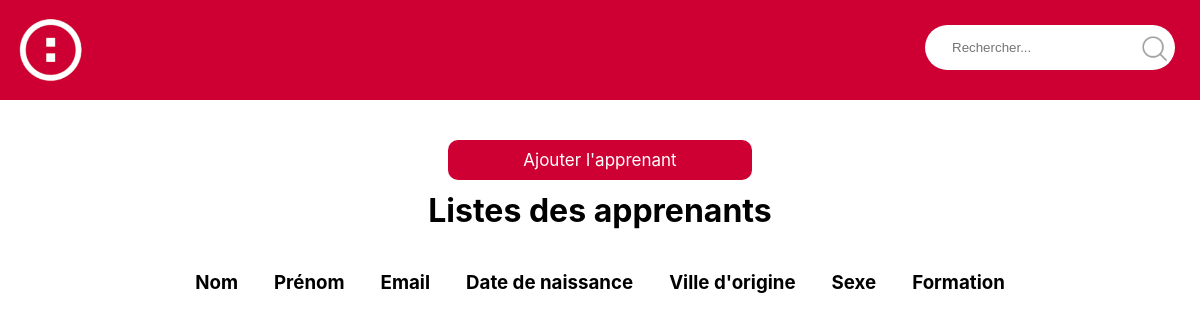
The page /liste.php on the database as committed earlier.
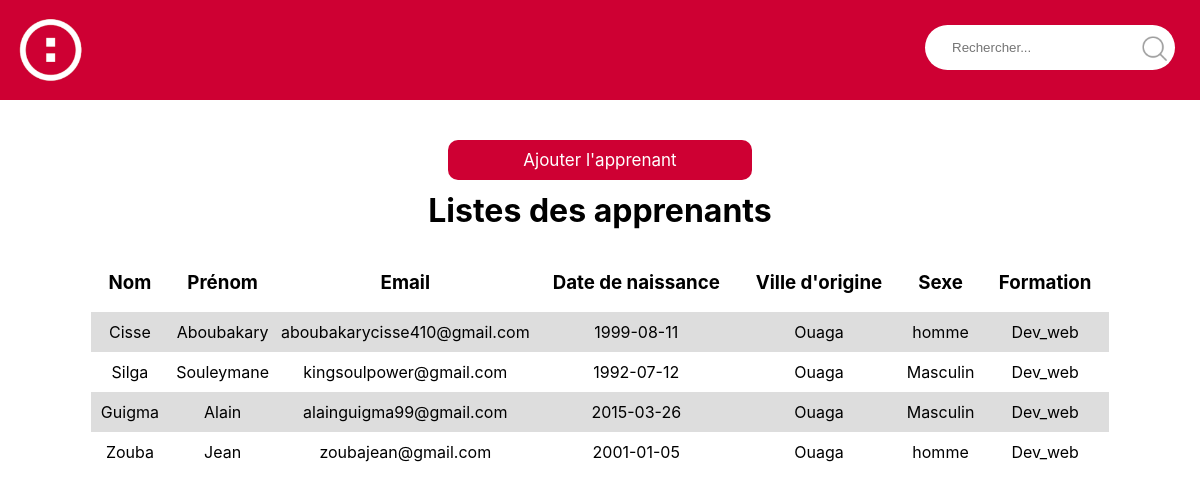
The same page on the database as committed later.
### tables this page shows
CREATE TABLE `apprenants` (
  `ID` int(11) NOT NULL,
  `Email` varchar(255) NOT NULL,
  `Nom` varchar(50) NOT NULL,
  `Prenom` varchar(50) NOT NULL,
  `Dates_de_naissance` date NOT NULL,
  `Sexe` varchar(15) NOT NULL,
  `ville` int(11) NOT NULL,
  `formation` int(11) NOT NULL
);

### affichage.php (called while the page is built)
<?php
require_once "connexion.php";
$recuperation = $db ->query("SELECT * FROM apprenants ");
?>

### liste.php (the view, shortened to what this page needs)
<!DOCTYPE html>
<html lang="fr">
<head>
    <link rel="stylesheet" href="styles/accueil.css">
</head>
<body>
    <?php
    require_once "affichage.php"
    ?>
    <header>
        <div id="logo">
            <a href="#">
                <img src="fonts/logo.png" alt="LogoSimplon">
            </a>
        </div>
        <div id="searchbar">
            <form action="#" method="POST">
                <input type="text" name="input" id="input" placeholder="Rechercher...">
                <button type="submit">
                    <img src="fonts/search_Icon.png" alt="Rechercher">
                </button>
            </form>
        </div>
    </header>
    <main>
        <div id="addBtn">
            <a href="formulaire.html">Ajouter l'apprenant</a>
        </div>
        <div id="list">
            <h1>Listes des apprenants</h1>
            <div id="table">
                <table>
                    <thead>
                        <tr>
                            <th>
                                <h3>Nom</h3>
                            </th>
                            <th>
                                <h3>Prénom</h3>
                            </th>
                            <th>
                                <h3>Email</h3>
                            </th>
                            <th>
                                <h3>Date de naissance</h3>
                            </th>
                            <th>
                                <h3>Ville d'origine</h3>
                            </th>
                            <th>
                                <h3>Sexe</h3>
                            </th>
                            <th>
                                <h3>Formation</h3>
                            </th>
                        </tr>
                    </thead>
                    <tbody>
                        <?php
                        while($data = $recuperation -> fetch()) {
                            echo "<tr>";
                            echo "<td>".$data["Nom"]."</td>";
                            echo "<td>".$data["Prenom"]."</td>";
                            echo "<td>".$data["Email"]."</td>";
                            echo "<td>".$data["Dates_de_naissance"]."</td>";
                            echo "<td>Ouaga</td>";
                            echo "<td>".$data["Sexe"]."</td>";
                            echo "<td>Dev_web</td>";
                            echo "</tr>";
                        }
                        ?>
                    </tbody>
                  </table>
            </div>
        </div>
    </main>
</body>
</html>

### styles/accueil.css (style rules this page uses)
:root { margin: 0px; padding: 0px; font-family: -apple-system, BlinkMacSystemFont, 'Segoe UI', Roboto, Oxygen, Ubuntu, Cantarell, 'Open Sans', 'Helvetica Neue', sans-serif; --primary: #ce0033 !important; }
a { text-decoration: none; }
header { width: 100%; height: 100px; background: var(--primary); display: flex; justify-content: space-between; position: fixed; top: 0; left: 0; }
#logo { width: 75px; height: 75px; transform: translate(13px, 13px); }
#logo > a > img { width: 100%; height: 100%; }
#searchbar { width: 225px; height: 45px; }
#searchbar > form { width: 100%; height: 100%; background: #fff; display: flex; transform: translate(-50px, 25px); border: none; border-radius: 30px; padding-left: 25px; }
#searchbar > form > input { border: none; outline: none; }
#searchbar > form > button { width: fit-content; height: fit-content; background: transparent; margin-top: 5px; border: none; outline: none; }
#searchbar > form > button > img { width: 35px; height: 35px; }
main { margin-top: 150px; }
#addBtn { text-align: center; }
#addBtn > a { font-size: 17px; padding: 10px 75px; color: #fff; background: var(--primary); border-radius: 10px; }
#list > h1 { text-align: center; }
#table { overflow-x: scroll; }
#list table { margin: auto; border-collapse: collapse; }
th { padding: 0 18px; }
tbody > tr { margin-top: 30px; }
tbody > tr > td { text-align: center; border: none; padding: 10px 5px; }
tbody > tr:nth-child(odd) { background: #ddd; }

Rows that differ between the two databases and show on the page:
added apprenants: Nom "Cisse", Prenom "Aboubakary", Email "aboubakarycisse410@gmail.com", Dates_de_naissance "1999-08-11", Sexe "homme"
added apprenants: Nom "Silga", Prenom "Souleymane", Email "kingsoulpower@gmail.com", Dates_de_naissance "1992-07-12", Sexe "Masculin"
added apprenants: Nom "Guigma", Prenom "Alain", Email "alainguigma99@gmail.com", Dates_de_naissance "2015-03-26", Sexe "Masculin"
added apprenants: Nom "Zouba", Prenom "Jean", Email "zoubajean@gmail.com", Dates_de_naissance "2001-01-05", Sexe "homme"
